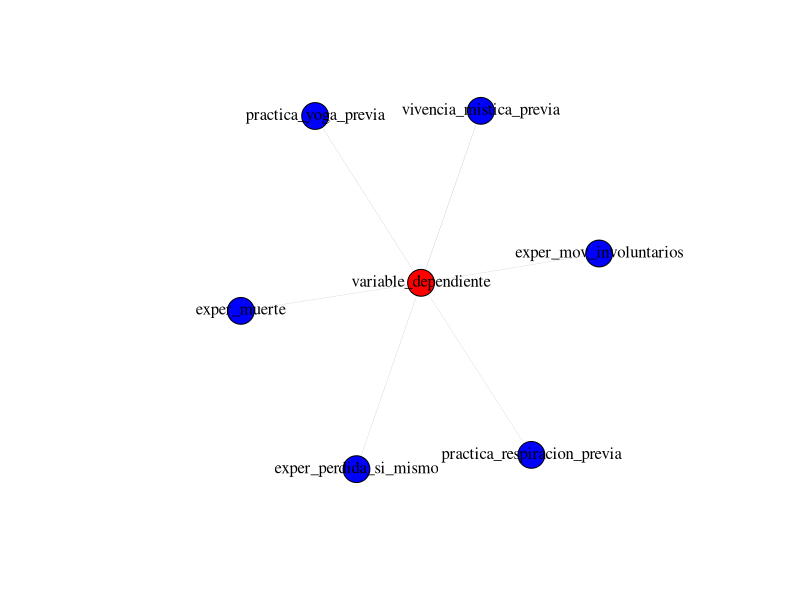

Recreate this plot in R.
##Importamos csv
# Directorio
setwd("C:/Users/alber/Jupyter Notebooks/Cuadernos/Maestría en Ciencia de Datos/TFM")

# Importar el archivo CSV
data <- read.csv("CEFE.csv")

#=====================================================================================
#1. Selección de instancias

# Cargar la biblioteca dplyr
library(dplyr)

# Filtrar los registros que han respondido "sí"
datos_filt <- data %>%
  filter(`Sentido.de.la.dicha....Has.experimentado.una.profunda.sensación.de.dicha.o.alegría.de.tu.vida.después.de.tu.experiencia.psicodélica.` == "Sí") 

#=====================================================================================
#2. Selección de variables

#2.1. Variables con nivel de significancia estadística para contraste de hipótesis Chi-cuadrada
# Crear el data frame d_chi con las variables especificadas
d_chi <- datos_filt %>%
  select(
    exper_perdida_si_mismo = X.Se.produjeron.estas.experiencias.durante.la.experiencia.psicodélica...Experiencia.de.pérdida.de.sí.mismo.o.de.alguna.creencia.fuertemente.vinculada.con.tu.personalidad.,
    practica_yoga_previa = Por.favor..responde.las.siguientes.preguntas...Tuviste.alguna.experiencia.previa.con.prácticas.de.yoga..,
    vivencia_mistica_previa = Por.favor..responde.las.siguientes.preguntas...Experimentaste.alguna.vez.un.acontecimiento.místico..,
    exper_mov_involuntarios = X.Se.produjeron.estas.experiencias.durante.la.experiencia.psicodélica...Movimientos.involuntarios.,
    exper_muerte = X.Se.produjeron.estas.experiencias.durante.la.experiencia.psicodélica...Experiencia.de.la.muerte.,
    practica_respiracion_previa = Por.favor..responde.las.siguientes.preguntas...Tuviste.experiencias.previas.con.prácticas.de.respiración..
  )

# Agregar la variable dependiente
d_chi$variable_dependiente <- datos_filt[[218]]


#=============================================================================================================================================
#Tablas de contingencia
require(gmodels)
# Crear una lista para almacenar los grados de relación
grados_relacion <- list()

# Bucle para crear las tablas de contingencia y aplicar la prueba Chi-cuadrado
for (variable in colnames(d_chi)[-length(colnames(d_chi))]) {
  # Crear la tabla de contingencia
  tabla_contingencia <- table(d_chi[[variable]], d_chi$variable_dependiente)
  
  # Aplicar la prueba Chi-cuadrado
  test_chi <- chisq.test(tabla_contingencia)
  
  # Guardar el grado de relación
  #grados_relacion[[variable]] <- test_chi$statistic
  
  # Crear el gráfico de la tabla de contingencia
  CrossTable(d_chi[[variable]], d_chi$variable_dependiente, 
             digits=3,
             expected=TRUE, 
             prop.c=FALSE,
             prop.r=FALSE,
             prop.t=FALSE,
             prop.chisq=FALSE, 
             format=c("SAS"))
}


#Grado de relación (V de Cramer)
grados_relacion <- list()

for (variable in colnames(d_chi)[-length(colnames(d_chi))]) {
  # Crear la tabla de contingencia
  tabla_contingencia <- table(d_chi[[variable]], d_chi$variable_dependiente)
  
  # Grado de relación
  grados_relacion[[variable]] <- vcd::assocstats(tabla_contingencia)$cramer
  
}
  
for (variable in colnames(d_chi)[-length(colnames(d_chi))]) {
  # Crear la tabla de contingencia
  tabla_contingencia <- table(d_chi[[variable]], d_chi$variable_dependiente)
  
  # Grado de relación
  grados_relacion[[variable]] <- vcd::assocstats(tabla_contingencia)$cramer
  
  print(paste("Comparación entre:", variable, "vs", "Variable dependiente del estudio"))
  print(paste("Grado de relación:", grados_relacion[[variable]]))
  cat(rep("*", 48))
}  
#===================================================================================
#Grafo
library(igraph)

# Crear un grafo con los grados de relación
nodos <- c(names(grados_relacion), "variable_dependiente")
enlaces <- data.frame(
  from = rep("variable_dependiente", length(grados_relacion)),
  to = names(grados_relacion),
  weight = unlist(grados_relacion)
)

# Crear el objeto igraph
grafo <- graph_from_data_frame(d = enlaces, vertices = nodos, directed = FALSE)

# Asignar colores a los nodos
V(grafo)$color <- ifelse(V(grafo)$name == "variable_dependiente", "red", "blue")

# Plotear el grafo
png(filename = "grafo_relaciones.png", width = 1800, height = 1600)
plot(grafo, edge.width = E(grafo)$weight, vertex.label.color = "black", vertex.size = 15)
dev.off()


print(grados_relacion)
